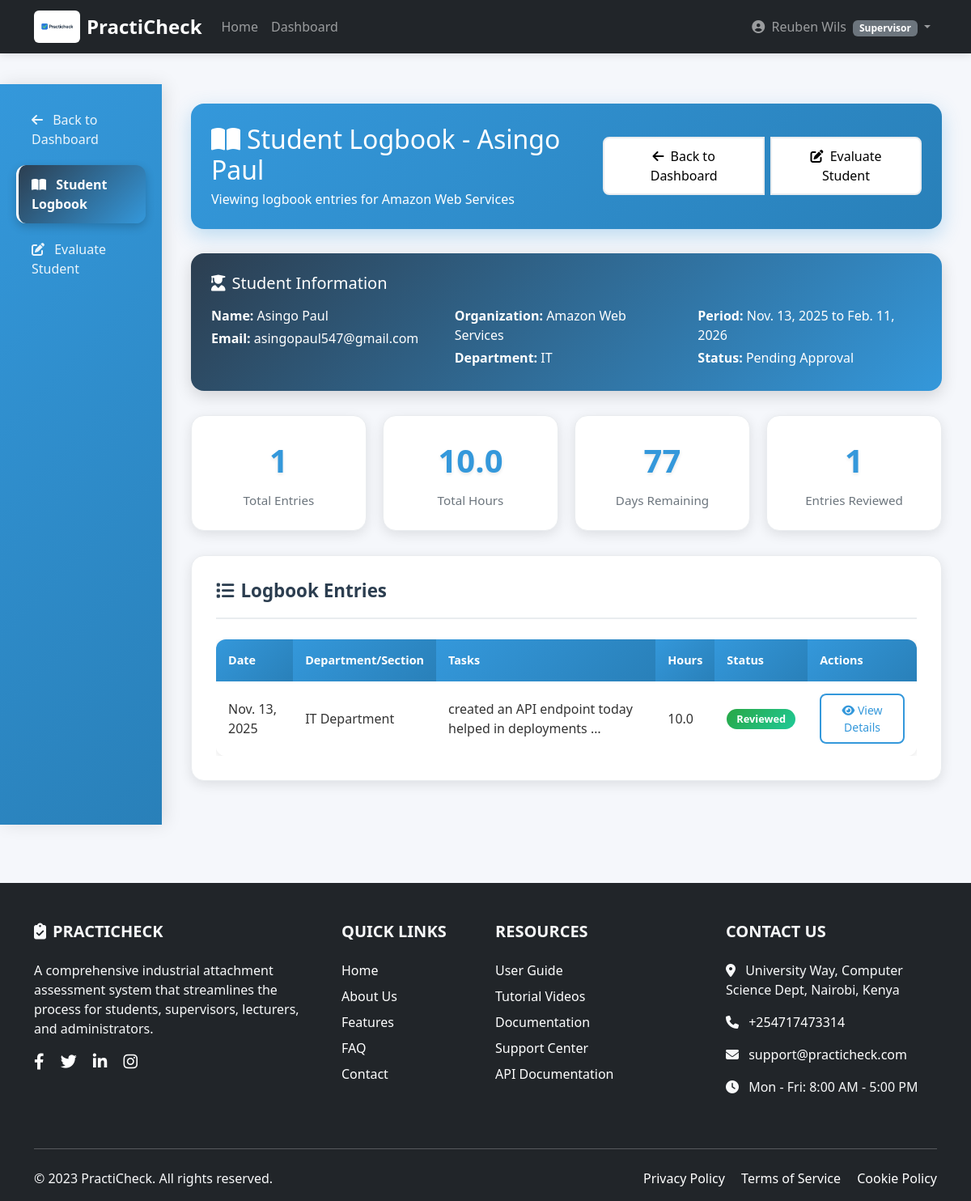
The page /attachments/supervisor/logbook/1/ (signed in) on the database as committed earlier.
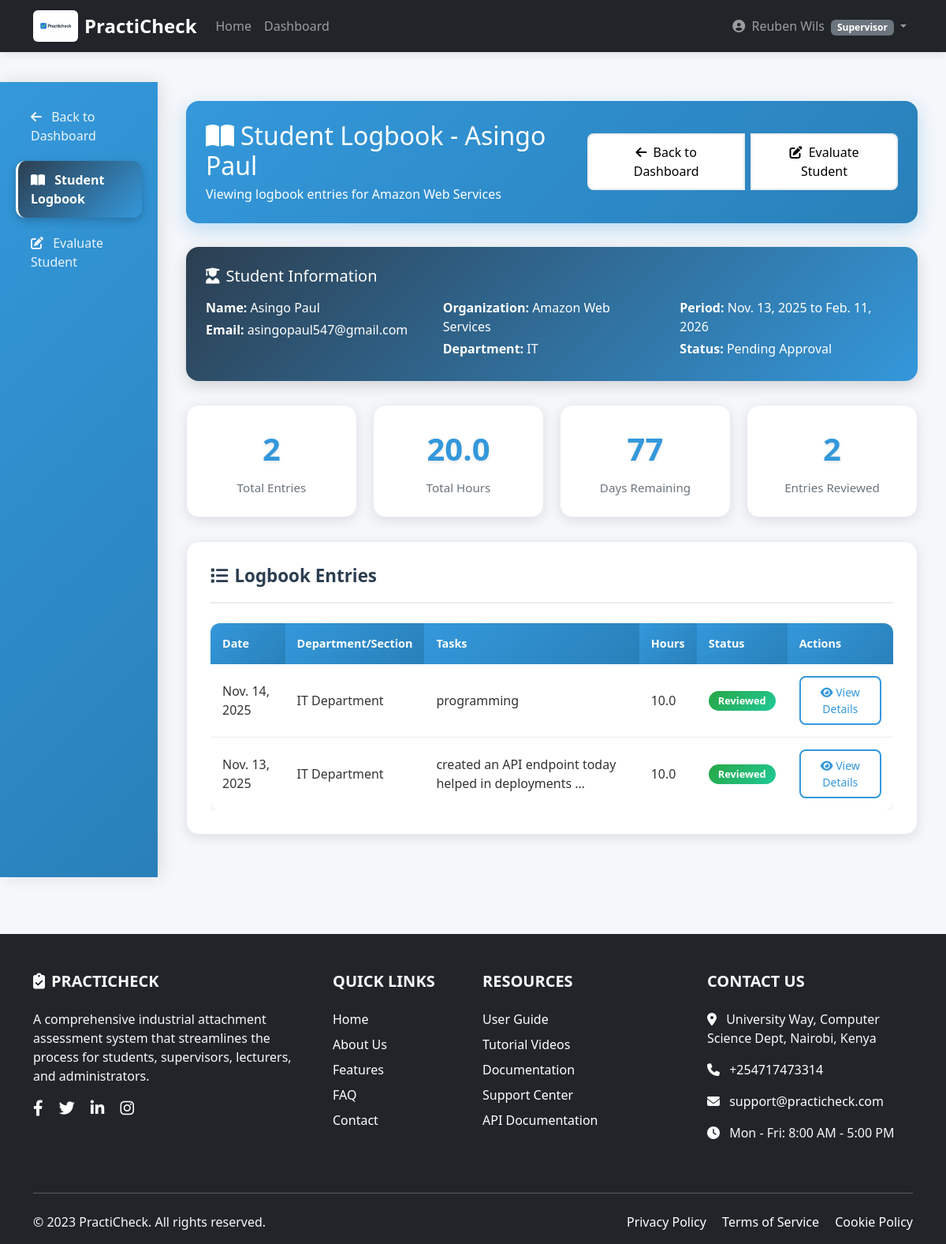
The same page on the database as committed later.
### attachments/models.py (models this page shows, shortened)
class LogbookEntry(models.Model):
    attachment = models.ForeignKey(Attachment, on_delete=models.CASCADE, related_name='logbook_entries')
    entry_date = models.DateField()
    department_section = models.CharField(max_length=100, help_text="Department or section where you worked today")
    tasks = models.TextField(help_text="Tasks you worked on today")
    skills_learned = models.TextField(help_text="New skills or knowledge gained")
    achievements = models.TextField(blank=True, help_text="Notable achievements or accomplishments")
    challenges = models.TextField(blank=True, help_text="Challenges faced and how you addressed them")
    hours_worked = models.DecimalField(max_digits=4, decimal_places=1, validators=[MinValueValidator(0.5), MaxValueValidator(24)])
    supervisor_comments = models.TextField(blank=True)
    edit_count = models.IntegerField(default=0, validators=[MaxValueValidator(2)])
    created_at = models.DateTimeField(auto_now_add=True)
    updated_at = models.DateTimeField(auto_now=True)
    class Meta:
        ordering = ['-entry_date']
        unique_together = ['attachment', 'entry_date']

### attachments/views.py (the view)
# urls.py: path('supervisor/logbook/<int:attachment_id>/', views.supervisor_logbook, name='supervisor_logbook'),
def supervisor_logbook(request, attachment_id):
    try:
        attachment = get_object_or_404(Attachment, id=attachment_id)
        if not request.user.is_authenticated or request.user.email != attachment.supervisor_email:
            return render(request, '403.html', status=403)
        entries = LogbookEntry.objects.filter(attachment=attachment).order_by('-entry_date')
        reports = ReportUpload.objects.filter(attachment=attachment).order_by('-uploaded_at')
        total_entries = entries.count()
        total_hours = sum(entry.hours_worked for entry in entries)
        supervisor_reviews = entries.filter(supervisor_comments__isnull=False).count()
        context = {
            'attachment': attachment,
            'entries': entries,
            'reports': reports,
            'reports_count': reports.count(),
            'total_entries': total_entries,
            'total_hours': total_hours,
            'supervisor_reviews': supervisor_reviews,
            'total_days': attachment.total_days,
        }
        return render(request, 'attachments/supervisor_logbook.html', context)
    except Exception as e:
        return render(request, 'error.html', {'error': str(e)})

### accounts/context_processors.py (called while the page is built)
def user_type(request):
    return {
        'user_type': request.user.user_type if request.user.is_authenticated else None,
        'user_type_display': request.user.get_user_type_display() if request.user.is_authenticated else None,
    }

### accounts/models.py (called while the page is built)
    def get_user_type_display(self):
        return dict(self.USER_TYPE_CHOICES).get(self.user_type, "Unknown")

### attachments/models.py (called while the page is built)
    @property
    def total_days(self):
        if not self.start_date or not self.end_date:
            return 0
        return (self.end_date - self.start_date).days

    @property
    def days_remaining(self):
        if not self.start_date or not self.end_date:
            return 0
        today = timezone.now().date()
        if today < self.start_date:
            return (self.end_date - self.start_date).days
        elif today > self.end_date:
            return 0
        else:
            return (self.end_date - today).days

### attachments/templates/attachments/supervisor_logbook.html (shortened to what the changed rows need)
{% extends 'base_supervisor.html' %}
{% load static %}
{% block content %}
<div class="container-fluid py-4">
    <div class="row">
        <main class="col-lg-10 col-md-9 ms-sm-auto px-md-4">
            <div class="container-fluid py-4">
                <div class="logbook-header d-flex flex-column flex-lg-row justify-content-between align-items-start align-items-lg-center">
                    <div>
                        <h2 class="mb-1"><i class="fas fa-book-open me-2"></i>Student Logbook - {{ attachment.student.get_full_name }}</h2>
                    </div>
                </div>
                <div class="stats-grid">
                    <div class="stat-card">
                        <div class="stat-number">{{ total_entries|default:"0" }}</div>
                        <div class="stat-label">Total Entries</div>
                    </div>
                    <div class="stat-card">
                        <div class="stat-number">{{ total_hours|default:"0" }}</div>
                        <div class="stat-label">Total Hours</div>
                    </div>
                    <div class="stat-card">
                        <div class="stat-number">{{ supervisor_reviews|default:"0" }}</div>
                        <div class="stat-label">Entries Reviewed</div>
                    </div>
                </div>
                <div class="row">
                    <div class="col-12">
                        <div class="section-card">
                            <div class="section-body">
                                {% if entries %}
                                <div class="table-responsive">
                                    <table class="entry-table">
                                        <thead>
                                            <tr>
                                                <th>Date</th>
                                                <th>Department/Section</th>
                                                <th>Tasks</th>
                                                <th>Hours</th>
                                                <th>Status</th>
                                                <th>Actions</th>
                                            </tr>
                                        </thead>
                                        <tbody>
                                            {% for entry in entries %}
                                            <tr>
                                                <td>{{ entry.entry_date|date:"M. d, Y" }}</td>
                                                <td>{{ entry.department_section|default:"N/A" }}</td>
                                                <td>{{ entry.tasks|truncatewords:8|default:"-" }}</td>
                                                <td>{{ entry.hours_worked|default:"0" }}</td>
                                                <td>
                                                    <span class="badge {% if entry.supervisor_comments %}badge-reviewed{% else %}badge-pending{% endif %}">
                                                        {% if entry.supervisor_comments %}Reviewed{% else %}Pending Review{% endif %}
                                                    </span>
                                                </td>
                                                <td>
                                                    <button type="button" class="btn btn-sm btn-outline-primary view-entry"
                                                            data-bs-toggle="modal" data-bs-target="#entryModal"
                                                            data-entry-id="{{ entry.id }}"
                                                            data-entry-date="{{ entry.entry_date|date:'M. d, Y' }}"
                                                            data-entry-department="{{ entry.department_section }}"
                                                            data-entry-tasks="{{ entry.tasks }}"
                                                            data-entry-skills="{{ entry.skills_learned }}"
                                                            data-entry-achievements="{{ entry.achievements }}"
                                                            data-entry-challenges="{{ entry.challenges }}"
                                                            data-entry-hours="{{ entry.hours_worked }}"
                                                            data-entry-comments="{{ entry.supervisor_comments }}">
                                                        <i class="fas fa-eye"></i> View Details
                                                    </button>
                                                </td>
                                            </tr>
                                            {% endfor %}
                                        </tbody>
                                    </table>
                                </div>
                                {% else %}
                                <div class="text-center py-5">
                                    <i class="fas fa-book-open fa-3x text-muted mb-3"></i>
                                    <h5 class="text-muted">No Logbook Entries Yet</h5>
                                    <p class="text-muted">The student hasn't submitted any logbook entries yet.</p>
                                </div>
                                {% endif %}
                            </div>
                        </div>
                    </div>
                </div>
            </div>
        </main>
    </div>
</div>
{% endblock %}

Rows that differ between the two databases and show on the page:
added LogbookEntry: entry_date "Nov. 14, 2025", department_section "IT Department", tasks "programming", hours_worked "10.0", shows "Reviewed"
Other text that changed with them:
{{ total_entries|default:"0" }}: "1" → "2"
{{ total_hours|default:"0" }}: "10.0" → "20.0"
{{ supervisor_reviews|default:"0" }}: "1" → "2"
